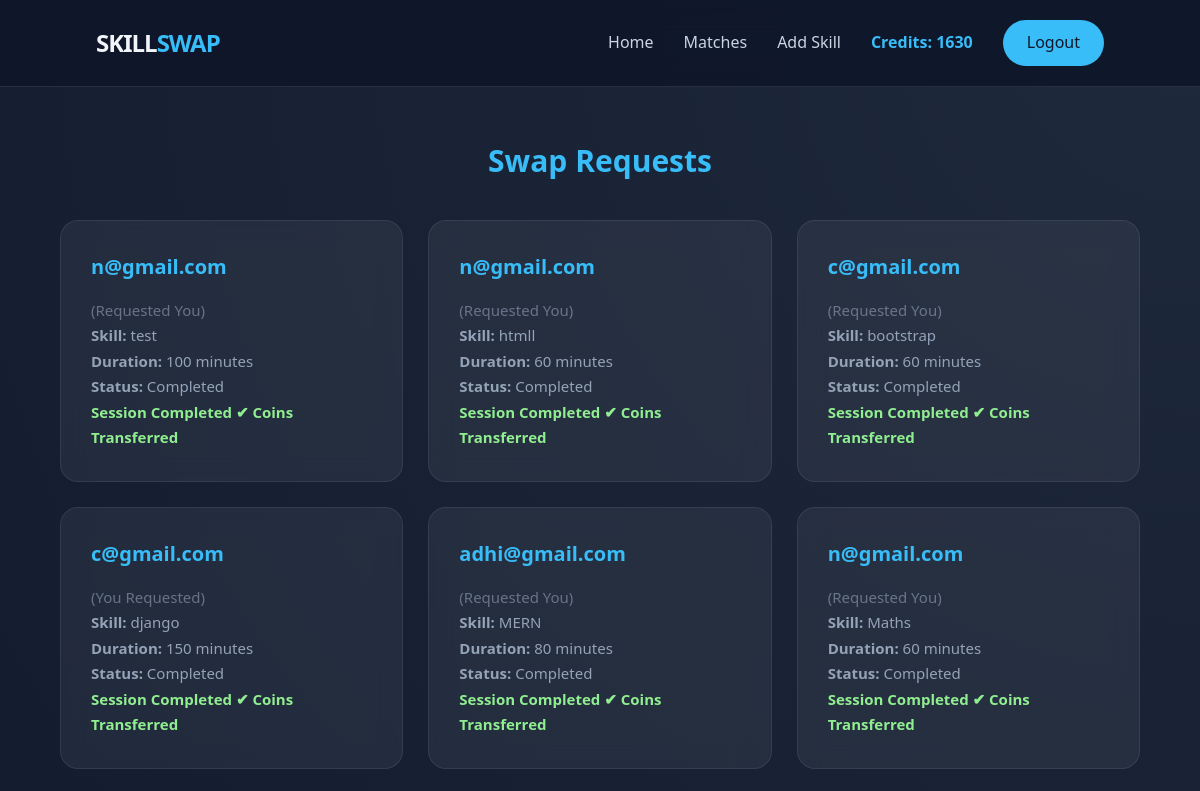
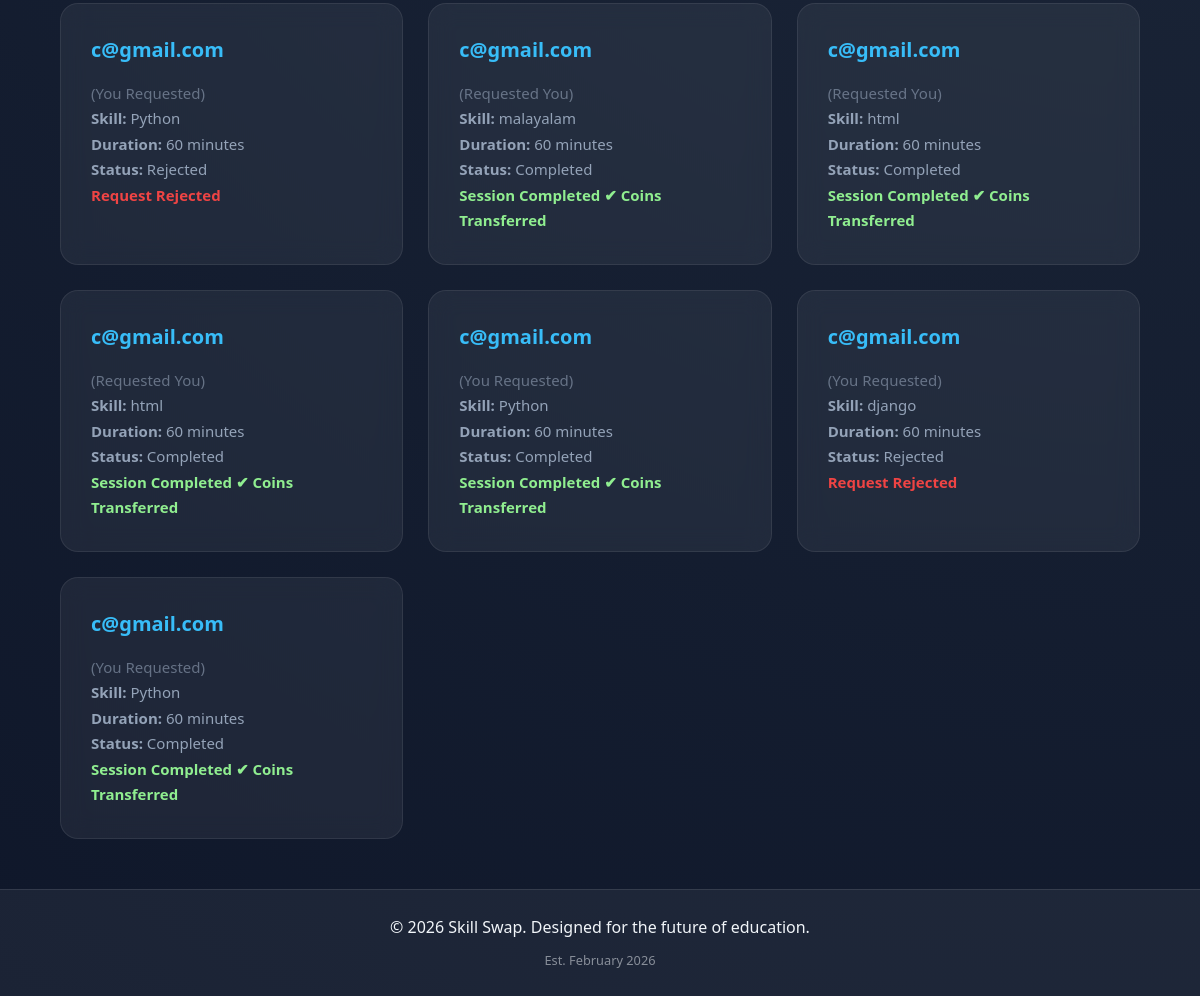
The page /swap-requests/ (signed in) on the database its author committed (2 pictures, top to bottom).
### skillapp/models.py (models this page shows, shortened)
class Profile(models.Model):
    user = models.OneToOneField(User, on_delete=models.CASCADE)
    phone = models.CharField(max_length=15, blank=True, null=True)
    place = models.CharField(max_length=100, blank=True, null=True)
    credits = models.IntegerField(default=0)

class SwapRequest(models.Model):
    STATUS_CHOICES = (
        ("Pending", "Pending"),
        ("Accepted", "Accepted"),
        ("Completed", "Completed"),
        ("Rejected", "Rejected"),
    )
    requester = models.ForeignKey(
        User,
        on_delete=models.CASCADE,
        related_name="sent_requests"
    )
    provider = models.ForeignKey(
        User,
        on_delete=models.CASCADE,
        related_name="received_requests"
    )
    skill = models.ForeignKey(Skill, on_delete=models.CASCADE)
    duration = models.IntegerField(default=1)
    status = models.CharField(max_length=20, choices=STATUS_CHOICES, default="Pending")
    created_at = models.DateTimeField(default=timezone.now)

class Skill(models.Model):
    name = models.CharField(max_length=100, unique=True)

### skillapp/views.py (the view)
# urls.py: path("swap-requests/", views.swap_requests, name="swap_requests"),
@login_required
def swap_requests(request):
    requests = SwapRequest.objects.filter(
        Q(provider=request.user) | Q(requester=request.user)
    ).order_by("-id")
    return render(request, "swap_requests.html", {"requests": requests})

### skillapp/templates/swap_requests.html (shortened to what this page needs)
{% load static %}
<!DOCTYPE html>
<html>
<head>
    <link rel="stylesheet" href="{% static 'style.css' %}">
</head>
<body>
<div class="navbar">
    <h2 style="font-weight: 800; letter-spacing: -1px;">
        SKILL<span style="color:var(--primary)">SWAP</span>
    </h2>
    <div class="nav-links">
        <a href="{% url 'home' %}">Home</a>
        <a href="{% url 'matches' %}">Matches</a>
        <a href="{% url 'add_skill' %}">Add Skill</a>
        <span style="color:#38bdf8; font-weight: bold;">
            Credits: {{ user.profile.credits }}
        </span>
        <a href="{% url 'logout' %}" class="nav-btn">Logout</a>
    </div>
</div>
<section class="section">
    <h2 style="text-align:center;">Swap Requests</h2>
    <div class="card-grid">
        {% for request in requests %}
            <div class="card">
                {% if request.provider == user %}
                    <h3>{{ request.requester.email }}</h3>
                    <p style="opacity:0.6;">(Requested You)</p>
                {% else %}
                    <h3>{{ request.provider.email }}</h3>
                    <p style="opacity:0.6;">(You Requested)</p>
                {% endif %}
                <p><strong>Skill:</strong> {{ request.skill.name }}</p>
                <p><strong>Duration:</strong> {{ request.duration }} minutes</p>
                <p>
                    <strong>Status:</strong>
                    {% if request.status == "Pending" %}
                        <span>Pending</span>
                    {% elif request.status == "Accepted" %}
                        <span >Accepted</span>
                    {% elif request.status == "Completed" %}
                        <span>Completed</span>
                    {% elif request.status == "Rejected" %}
                        <span >Rejected</span>
                    {% endif %}
                </p>
                {% if request.status == "Completed" %}
                    <p style="color:lightgreen; font-weight:bold;">
                        Session Completed ✔ Coins Transferred
                    </p>
                {% endif %}
                {% if request.status == "Rejected" %}
                    <p style="color:#ef4444; font-weight:bold;">
                        Request Rejected
                    </p>
                {% endif %}
            </div>
        {% empty %}
            <div class="card">
                <p>No swap requests available.</p>
            </div>
        {% endfor %}
    </div>
</section>
<footer class="footer">
    <p>© 2026 Skill Swap. Designed for the future of education.</p>
    <p style="opacity: 0.5; font-size: 0.8rem; margin-top: 10px;">
        Est. February 2026
    </p>
</footer>
</body>
</html>

### skillapp/static/style.css (style rules this page uses)
* { margin: 0; padding: 0; box-sizing: border-box; }
body { font-family: 'Segoe UI', sans-serif; min-height: 100vh; display: flex; flex-direction: column; color: white; background: linear-gradient(135deg, #0f2027, #203a43, #2c5364); }
:root { --primary: #38bdf8; --primary-dark: #0ea5e9; --bg-dark: #0f172a; --glass: rgba(255, 255, 255, 0.03); --glass-border: rgba(255, 255, 255, 0.1); }
body { background: radial-gradient(circle at top right, #1e293b, #0f172a); color: #f1f5f9; line-height: 1.6; }
.section { padding: 100px 10% 50px; }
.section h2 { font-size: 2.5rem; font-weight: 700; margin-bottom: 50px; text-align: center; }
.card-grid { display: grid; grid-template-columns: repeat(auto-fit, minmax(300px, 1fr)); gap: 30px; }
.card { background: var(--glass); padding: 40px; border-radius: 24px; border: 1px solid var(--glass-border); backdrop-filter: blur(12px); transition: all 0.4s ease; position: relative; overflow: visible; }
.card::before { content: ''; position: absolute; top: 0; left: 0; width: 100%; height: 100%; background: linear-gradient(135deg, rgba(56, 189, 248, 0.1), transparent); opacity: 0; transition: 0.4s; pointer-events: none; }
.card h3 { font-size: 1.5rem; color: var(--primary); margin-bottom: 15px; position: relative; }
.card p { color: #94a3b8; font-size: 1rem; position: relative; }
.navbar { position: sticky; top: 0; width: 100%; z-index: 1000; padding: 20px 8%; display: flex; justify-content: space-between; align-items: center; background: rgba(15, 23, 42, 0.95); backdrop-filter: blur(15px); border-bottom: 1px solid var(--glass-border); }
.nav-links { display: flex; align-items: center; gap: 30px; margin-left: auto; }
.nav-links a { text-decoration: none; color: #cbd5e1; font-weight: 500; transition: 0.3s; }
.nav-btn { padding: 10px 24px !important; background: var(--primary); border-radius: 50px; color: #0f172a !important; }
.footer { padding: 60px 20px; text-align: center; border-top: 1px solid var(--glass-border); margin-top: 100px; }
.section { flex: 1; padding: 50px 60px; }
.section h2 { font-size: 30px; font-weight: 700; margin-bottom: 35px; color: #38bdf8; }
.card-grid { display: grid; grid-template-columns: repeat(auto-fit, minmax(280px, 1fr)); gap: 25px; margin-top: 25px; }
.card { background: rgba(255,255,255,0.06); padding: 30px; border-radius: 18px; backdrop-filter: blur(12px); border: 1px solid rgba(255,255,255,0.08); transition: 0.3s ease; }
.card h3 { margin-bottom: 15px; font-size: 20px; font-weight: 600; color: #38bdf8; }
.card p { font-size: 15px; line-height: 1.7; }
.footer { margin-top: auto; padding: 25px 20px; text-align: center; background: rgba(255, 255, 255, 0.05); border-top: 1px solid rgba(255,255,255,0.1); }

### rows shown on the page
SwapRequest: requester.email "n@gmail.com", skill.name "test", duration "100", status "Completed"
SwapRequest: requester.email "n@gmail.com", skill.name "htmll", duration "60", status "Completed"
SwapRequest: requester.email "c@gmail.com", skill.name "bootstrap", duration "60", status "Completed"
SwapRequest: provider.email "c@gmail.com", skill.name "django", duration "150", status "Completed"
SwapRequest: requester.email "adhi@gmail.com", skill.name "MERN", duration "80", status "Completed"
SwapRequest: requester.email "n@gmail.com", skill.name "Maths", duration "60", status "Completed"
SwapRequest: provider.email "c@gmail.com", skill.name "Python", duration "60", status "Rejected"
SwapRequest: requester.email "c@gmail.com", skill.name "malayalam", duration "60", status "Completed"
SwapRequest: requester.email "c@gmail.com", skill.name "html", duration "60", status "Completed"
SwapRequest: requester.email "c@gmail.com", skill.name "html", duration "60", status "Completed"
SwapRequest: provider.email "c@gmail.com", skill.name "Python", duration "60", status "Completed"
SwapRequest: provider.email "c@gmail.com", skill.name "django", duration "60", status "Rejected"
SwapRequest: provider.email "c@gmail.com", skill.name "Python", duration "60", status "Completed"

### other values the page prints
{{ user.profile.credits }} "1630"
